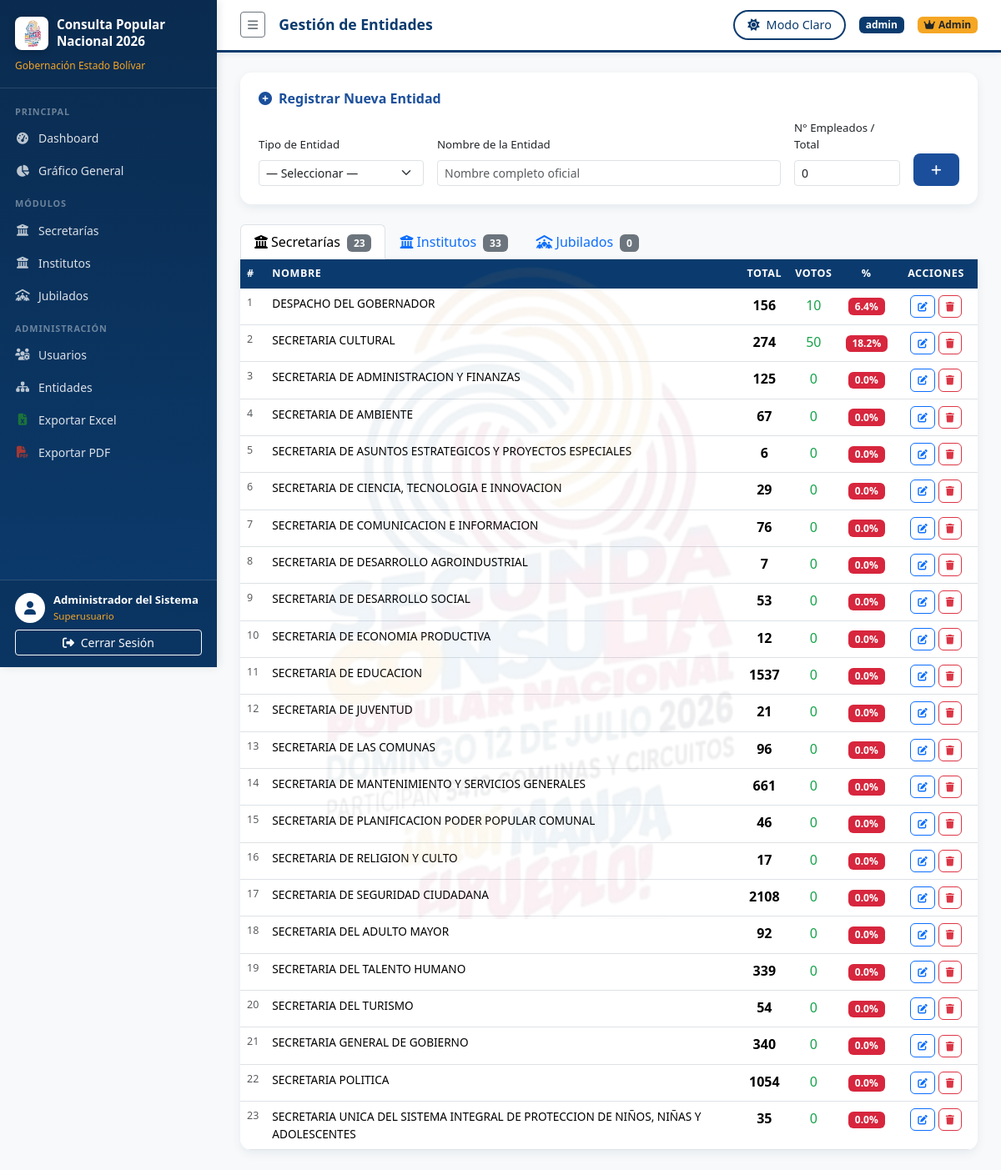
The page /admin/entidades (signed in) on the database its author committed.
### tables this page shows
CREATE TABLE secretarias (
            id               INTEGER PRIMARY KEY AUTOINCREMENT,
            name             TEXT    UNIQUE NOT NULL,
            empleados        INTEGER NOT NULL DEFAULT 0,
            votos_reportados INTEGER NOT NULL DEFAULT 0
        );

### app.py (the view)
@app.route('/admin/entidades')
@admin_required
def admin_entidades():
    db = get_db()
    secretarias = db.execute("SELECT * FROM secretarias ORDER BY name").fetchall()
    institutos   = db.execute("SELECT * FROM institutos ORDER BY name").fetchall()
    jubilados    = db.execute("SELECT * FROM jubilados ORDER BY name").fetchall()
    return render_template('admin_entidades.html',
        secretarias=[dict(r) for r in secretarias],
        institutos=[dict(r) for r in institutos],
        jubilados=[dict(r) for r in jubilados]
    )

### app.py (called while the page is built)
def admin_required(f):
    @wraps(f)
    def decorated(*args, **kwargs):
        if 'user_id' not in session:
            return redirect(url_for('login'))
        if session.get('is_superuser') or session.get('is_full_access'):
            return f(*args, **kwargs)
        flash('Acceso denegado. Se requieren permisos de administrador.', 'danger')
        return redirect(url_for('dashboard'))
    return decorated

def get_db():
    db = getattr(g, '_database', None)
    if db is None:
        db = g._database = sqlite3.connect(DATABASE)
        db.row_factory = sqlite3.Row
    return db

@app.teardown_appcontext
def close_connection(exception):
    db = getattr(g, '_database', None)
    if db is not None:
        db.close()

@app.before_request
def refresh_entity_modules():
    if 'user_id' in session and not (session.get('is_superuser') or session.get('is_full_access')):
        db = get_db()
        ep_mods = db.execute(
            "SELECT DISTINCT module FROM user_entity_permissions WHERE user_id=?",
            (session['user_id'],)
        ).fetchall()
        session['entity_modules'] = [r['module'] for r in ep_mods]
    else:
        session['entity_modules'] = []

### templates/admin_entidades.html (shortened to what this page needs)
{% extends "base.html" %}
{% block page_title %}Gestión de Entidades{% endblock %}
{% block content %}
<div class="stat-card mb-4">
    <h6 style="color:#1B4F9B;font-weight:700;margin-bottom:16px"><i class="fas fa-plus-circle me-2"></i>Registrar Nueva Entidad</h6>
    <form method="POST" action="{{ url_for('crear_entidad') }}" class="row g-3 align-items-end">
        <div class="col-12 col-md-3">
            <label class="form-label" style="font-size:.83rem">Tipo de Entidad</label>
            <select name="tipo" class="form-select form-select-sm" required id="tipoSelect">
                <option value="">— Seleccionar —</option>
            </select>
        </div>
        <div class="col-12 col-md-6">
            <label class="form-label" style="font-size:.83rem">Nombre de la Entidad</label>
            <input type="text" name="name" class="form-control form-control-sm" required placeholder="Nombre completo oficial">
        </div>
        <div class="col-12 col-md-2">
            <label class="form-label" style="font-size:.83rem" id="totalLabel">N° Empleados / Total</label>
            <input type="number" name="total" class="form-control form-control-sm" min="0" value="0">
        </div>
        <div class="col-12 col-md-1">
            <button type="submit" class="btn btn-sm w-100 fw-bold" style="background:#1B4F9B;color:#fff;border-radius:8px;padding:8px">
                <i class="fas fa-plus"></i>
            </button>
        </div>
    </form>
</div>
<ul class="nav nav-tabs mb-0" id="entidadesTabs">
    <li class="nav-item">
        <button class="nav-link active" data-bs-toggle="tab" data-bs-target="#tabSec">
            <i class="fas fa-building-columns me-1"></i>Secretarías <span class="badge bg-secondary ms-1">{{ secretarias | length }}</span>
        </button>
    </li>
    <li class="nav-item">
        <button class="nav-link" data-bs-toggle="tab" data-bs-target="#tabIns">
            <i class="fas fa-university me-1"></i>Institutos <span class="badge bg-secondary ms-1">{{ institutos | length }}</span>
        </button>
    </li>
    <li class="nav-item">
        <button class="nav-link" data-bs-toggle="tab" data-bs-target="#tabJub">
            <i class="fas fa-people-roof me-1"></i>Jubilados <span class="badge bg-secondary ms-1">{{ jubilados | length }}</span>
        </button>
    </li>
</ul>
<div class="tab-content">
    {% for tipo, lista, campo in [('secretarias', secretarias, 'empleados'), ('institutos', institutos, 'empleados'), ('jubilados', jubilados, 'total')] %}
    <div class="tab-pane fade {% if tipo=='secretarias' %}show active{% endif %}" id="tab{{ tipo[:3] | capitalize }}">
        <div class="stat-card p-0 overflow-hidden" style="border-radius:0 0 14px 14px">
            <table class="table table-custom table-hover mb-0">
                <thead>
                    <tr>
                        <th>#</th>
                        <th>Nombre</th>
                        <th class="text-center">Total</th>
                        <th class="text-center">Votos</th>
                        <th class="text-center">%</th>
                        <th class="text-center" style="width:100px">Acciones</th>
                    </tr>
                </thead>
                <tbody>
                {% for e in lista %}
                {% set tot = e[campo] %}
                {% set pct = ((e.votos_reportados / tot * 100) if tot > 0 else 0) | round(1) %}
                <tr>
                    <td class="text-muted" style="font-size:.78rem">{{ loop.index }}</td>
                    <td style="font-size:.85rem;font-weight:500">{{ e.name }}</td>
                    <td class="text-center fw-bold">{{ tot | int }}</td>
                    <td class="text-center" style="color:#16a34a">{{ e.votos_reportados | int }}</td>
                    <td class="text-center">
                        <span class="badge" style="background:{% if pct>=80 %}#16a34a{% elif pct>=50 %}#d97706{% else %}#D7263D{% endif %}">{{ pct }}%</span>
                    </td>
                    <td class="text-center">
                        <div class="d-flex gap-1 justify-content-center">
                            <button class="btn btn-sm btn-outline-primary" style="border-radius:6px;font-size:.72rem"
                                    data-bs-toggle="modal" data-bs-target="#editModal{{ tipo }}{{ e.id }}">
                                <i class="fas fa-edit"></i>
                            </button>
                            <form method="POST" action="/admin/entidades/{{ tipo }}/{{ e.id }}/eliminar"
                                  onsubmit="return confirm('¿Eliminar {{ e.name }}? Se borrarán todos sus registros.')">
                                <button type="submit" class="btn btn-sm btn-outline-danger" style="border-radius:6px;font-size:.72rem">
                                    <i class="fas fa-trash"></i>
                                </button>
                            </form>
                        </div>
                    </td>
                </tr>
                {% else %}
                <tr><td colspan="6" class="text-center py-4 text-muted">No hay registros en este módulo.</td></tr>
                {% endfor %}
                </tbody>
            </table>
        </div>
    </div>
    {% endfor %}
</div>
{% endblock %}

### rows shown on the page
secretarias: name "DESPACHO DEL GOBERNADOR", empleados "156", votos_reportados "10", pct "6.4"
secretarias: name "SECRETARIA CULTURAL", empleados "274", votos_reportados "50", pct "18.2"
secretarias: name "SECRETARIA DE ADMINISTRACION Y FINANZAS", empleados "125", votos_reportados "0", pct "0.0"
secretarias: name "SECRETARIA DE AMBIENTE", empleados "67", votos_reportados "0", pct "0.0"
secretarias: name "SECRETARIA DE ASUNTOS ESTRATEGICOS Y PROYECTOS ESPECIALES", empleados "6", votos_reportados "0", pct "0.0"
secretarias: name "SECRETARIA DE CIENCIA, TECNOLOGIA E INNOVACION", empleados "29", votos_reportados "0", pct "0.0"
secretarias: name "SECRETARIA DE COMUNICACION E INFORMACION", empleados "76", votos_reportados "0", pct "0.0"
secretarias: name "SECRETARIA DE DESARROLLO AGROINDUSTRIAL", empleados "7", votos_reportados "0", pct "0.0"
secretarias: name "SECRETARIA DE DESARROLLO SOCIAL", empleados "53", votos_reportados "0", pct "0.0"
secretarias: name "SECRETARIA DE ECONOMIA PRODUCTIVA", empleados "12", votos_reportados "0", pct "0.0"
secretarias: name "SECRETARIA DE EDUCACION", empleados "1537", votos_reportados "0", pct "0.0"
secretarias: name "SECRETARIA DE JUVENTUD", empleados "21", votos_reportados "0", pct "0.0"
secretarias: name "SECRETARIA DE LAS COMUNAS", empleados "96", votos_reportados "0", pct "0.0"
secretarias: name "SECRETARIA DE MANTENIMIENTO Y SERVICIOS GENERALES", empleados "661", votos_reportados "0", pct "0.0"
secretarias: name "SECRETARIA DE PLANIFICACION PODER POPULAR COMUNAL", empleados "46", votos_reportados "0", pct "0.0"
secretarias: name "SECRETARIA DE RELIGION Y CULTO", empleados "17", votos_reportados "0", pct "0.0"
secretarias: name "SECRETARIA DE SEGURIDAD CIUDADANA", empleados "2108", votos_reportados "0", pct "0.0"
secretarias: name "SECRETARIA DEL ADULTO MAYOR", empleados "92", votos_reportados "0", pct "0.0"
secretarias: name "SECRETARIA DEL TALENTO HUMANO", empleados "339", votos_reportados "0", pct "0.0"
secretarias: name "SECRETARIA DEL TURISMO", empleados "54", votos_reportados "0", pct "0.0"
secretarias: name "SECRETARIA GENERAL DE GOBIERNO", empleados "340", votos_reportados "0", pct "0.0"
secretarias: name "SECRETARIA POLITICA", empleados "1054", votos_reportados "0", pct "0.0"
secretarias: name "SECRETARIA UNICA DEL SISTEMA INTEGRAL DE PROTECCION DE NIÑOS, NIÑAS Y ADOLESCENTES", empleados "35", votos_reportados "0", pct "0.0"

### other values the page prints
{{ session.full_name }} "Administrador del Sistema"
{{ session.username }} "admin"
{{ secretarias | length }} "23"
{{ institutos | length }} "33"
{{ jubilados | length }} "0"
